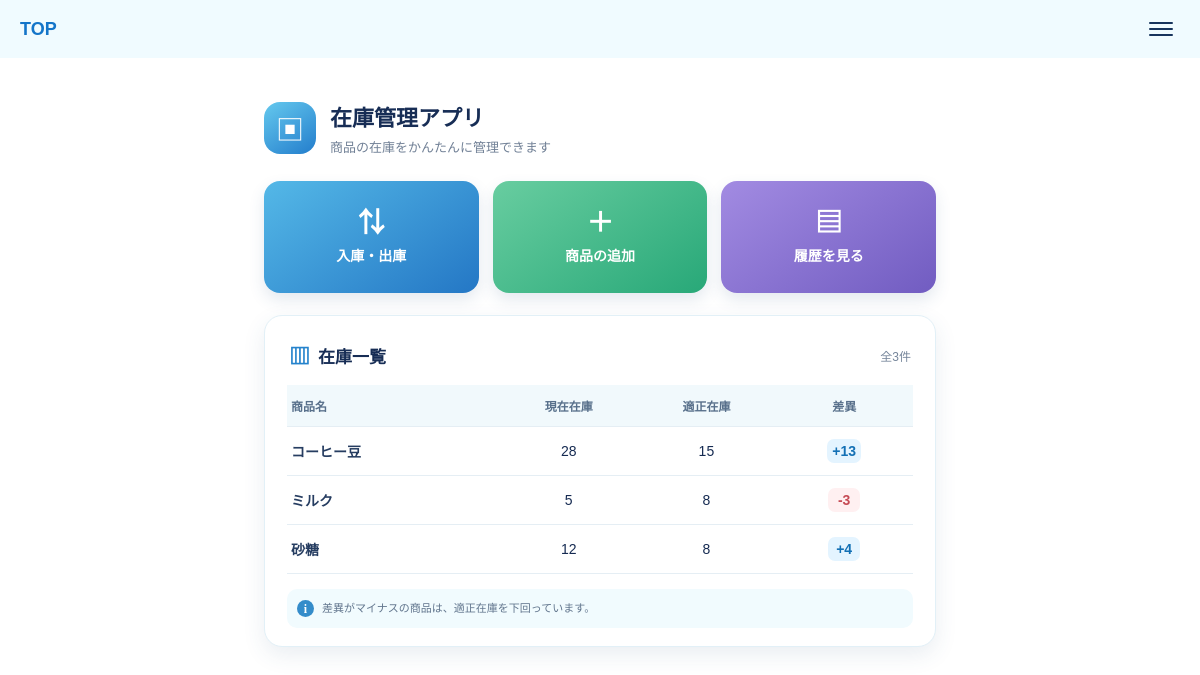
The page / on the database its author committed.
### tables this page shows
CREATE TABLE products (
    id INTEGER PRIMARY KEY AUTOINCREMENT,
    name TEXT NOT NULL,
    stock INTEGER NOT NULL DEFAULT 0,
    proper_stock INTEGER NOT NULL
);

### app.py (the view)
@app.route("/")
def home():
    conn = get_db_connection()
    products = conn.execute(
        "SELECT * FROM products"
    ).fetchall()
    conn.close()
    products = [
        {
            "id": product["id"],
            "name": product["name"],
            "stock": product["stock"],
            "proper_stock": product["proper_stock"],
            "difference": product["stock"] - product["proper_stock"]
        }
        for product in products
    ]
    return render_template(
        "index.html",
        products=products
    )

### app.py (called while the page is built)
def get_db_connection():
    conn = sqlite3.connect("inventory.db")
    conn.row_factory = sqlite3.Row
    columns = {
        row[1] for row in conn.execute("PRAGMA table_info(transactions)")
    }
    if columns and "product_id" not in columns:
        conn.execute("ALTER TABLE transactions ADD COLUMN product_id INTEGER")
        conn.commit()
    return conn

### templates/index.html (shortened to what this page needs)
<!DOCTYPE html>
{% extends "base.html" %}
{% block site_header %}
<header class="top-header">
    <a class="top-header__brand" href="{{ url_for('home') }}">TOP</a>
    <button class="menu-button" type="button" aria-label="メニュー">
        <span></span>
        <span></span>
        <span></span>
    </button>
</header>
{% endblock %}
{% block content %}
<div class="inventory-home">
    <section class="intro" aria-labelledby="page-heading">
        <div class="intro__icon" aria-hidden="true">▣</div>
        <div>
            <h1 id="page-heading">在庫管理アプリ</h1>
            <p>商品の在庫をかんたんに管理できます</p>
        </div>
    </section>
    <nav class="quick-actions" aria-label="在庫管理メニュー">
        <a class="quick-action quick-action--transaction" href="{{ url_for('transaction') }}">
            <span class="quick-action__icon" aria-hidden="true">⇅</span>
            <span>入庫・出庫</span>
        </a>
        <a class="quick-action quick-action--add" href="{{ url_for('product_list') }}">
            <span class="quick-action__icon" aria-hidden="true">＋</span>
            <span>商品の追加</span>
        </a>
        <a class="quick-action quick-action--history" href="{{ url_for('history') }}">
            <span class="quick-action__icon" aria-hidden="true">▤</span>
            <span>履歴を見る</span>
        </a>
    </nav>
    <section class="inventory-card" aria-labelledby="inventory-heading">
        <div class="inventory-card__heading">
            <h2 id="inventory-heading"><span aria-hidden="true">▥</span> 在庫一覧</h2>
            <span class="inventory-count">全{{ products|length }}件</span>
        </div>
        <table class="inventory-table">
            <thead>
                <tr>
                    <th scope="col">商品名</th>
                    <th scope="col">現在在庫</th>
                    <th scope="col">適正在庫</th>
                    <th scope="col">差異</th>
                </tr>
            </thead>
            <tbody>
                {% for product in products %}
                <tr>
                    <td>{{ product.name }}</td>
                    <td>{{ product.stock }}</td>
                    <td>{{ product.proper_stock }}</td>
                    <td>
                        <span class="difference-badge{% if product.difference is gt(0) %} difference-badge--positive{% elif product.difference is lt(0) %} difference-badge--negative{% else %} difference-badge--zero{% endif %}">
                            {% if product.difference is gt(0) %}+{% endif %}{{ product.difference }}
                        </span>
                    </td>
                </tr>
                {% else %}
                <tr>
                    <td class="inventory-table__empty" colspan="4">商品が登録されていません</td>
                </tr>
                {% endfor %}
            </tbody>
        </table>
        <p class="inventory-note"><span aria-hidden="true">i</span>差異がマイナスの商品は、適正在庫を下回っています。</p>
    </section>
</div>
{% endblock %}

### static/style.css (style rules this page uses)
* { box-sizing: border-box; }
body { margin: 0; color: #162b52; background: #ffffff; font-family: "Yu Gothic", "Hiragino Kaku Gothic ProN", sans-serif; }
a { color: inherit; }
.top-header { display: flex; align-items: center; justify-content: space-between; min-height: 58px; padding: 0 20px; background: #f0fbff; }
.top-header__brand { color: #1475c9; font-size: 18px; font-weight: 700; text-decoration: none; }
.menu-button { display: grid; gap: 4px; width: 38px; padding: 8px 7px; border: 0; border-radius: 8px; background: transparent; }
.menu-button span { display: block; height: 2px; border-radius: 2px; background: #17345d; }
.inventory-home { width: min(100%, 720px); margin: 0 auto; padding: 28px 16px 40px; }
.intro { display: flex; align-items: center; gap: 14px; margin-bottom: 25px; }
.intro__icon { display: grid; flex: 0 0 52px; place-items: center; width: 52px; height: 52px; border-radius: 16px; color: #ffffff; background: linear-gradient(145deg, #65c9ee, #237dcc); font-size: 28px; }
.intro h1 { margin: 0 0 5px; color: #172d55; font-size: 22px; }
.intro p { margin: 0; color: #718096; font-size: 13px; }
.quick-actions { display: grid; grid-template-columns: repeat(3, minmax(0, 1fr)); gap: 9px; margin-bottom: 22px; }
.quick-action { display: flex; min-height: 100px; flex-direction: column; align-items: center; justify-content: center; gap: 8px; padding: 12px 5px; border-radius: 16px; color: #ffffff; font-size: 12px; font-weight: 700; text-align: center; text-decoration: none; box-shadow: 0 7px 16px rgba(43, 84, 129, 0.13); }
.quick-action__icon { font-size: 27px; line-height: 1; }
.quick-action--transaction { background: linear-gradient(145deg, #54b8e7, #2477c5); }
.quick-action--add { background: linear-gradient(145deg, #68cda0, #28a878); }
.quick-action--history { background: linear-gradient(145deg, #a28be2, #715cc1); }
.inventory-card { padding: 20px 14px 15px; border: 1px solid #e2f0f7; border-radius: 18px; background: #ffffff; box-shadow: 0 8px 22px rgba(48, 91, 130, 0.1); }
.inventory-card__heading { display: flex; align-items: center; justify-content: space-between; margin: 0 2px 15px; }
.inventory-card h2 { display: flex; align-items: center; gap: 8px; margin: 0; color: #172d55; font-size: 17px; }
.inventory-card h2 span { color: #2583cc; font-size: 21px; }
.inventory-count { color: #75859a; font-size: 12px; }
.inventory-table { width: 100%; table-layout: fixed; border-collapse: collapse; font-size: 12px; }
.inventory-table th, .inventory-table td { padding: 12px 4px; border-bottom: 1px solid #e5eef4; text-align: center; vertical-align: middle; }
.inventory-table th { color: #58708b; background: #f1f9fc; font-size: 11px; font-weight: 700; }
.inventory-table th:first-child, .inventory-table td:first-child { width: 34%; text-align: left; }
.inventory-table td:first-child { overflow: hidden; color: #263d61; font-weight: 600; text-overflow: ellipsis; white-space: nowrap; }
.difference-badge { display: inline-block; min-width: 32px; padding: 4px 5px; border-radius: 7px; font-weight: 700; }
.difference-badge--positive { color: #1370b5; background: #e4f4ff; }
.difference-badge--negative { color: #c64b55; background: #fff0f1; }
.inventory-note { display: flex; align-items: center; gap: 8px; margin: 15px 0 0; padding: 11px 10px; border-radius: 10px; color: #61758d; background: #f1fbfe; font-size: 11px; line-height: 1.5; }
.inventory-note span { display: grid; flex: 0 0 17px; place-items: center; width: 17px; height: 17px; border-radius: 50%; color: #ffffff; background: #348cca; font-family: Georgia, serif; font-size: 12px; font-weight: 700; }
@media (min-width: 768px) { .inventory-home { padding: 42px 24px 56px; } }
@media (min-width: 768px) { .quick-actions { gap: 14px; } }
@media (min-width: 768px) { .quick-action { min-height: 112px; font-size: 14px; } }
@media (min-width: 768px) { .inventory-card { padding: 24px 22px 18px; } }
@media (min-width: 768px) { .inventory-table { font-size: 14px; } }
@media (min-width: 768px) { .inventory-table th { font-size: 12px; } }

### rows shown on the page
products: name "コーヒー豆", stock "28", proper_stock "15", difference "13"
products: name "ミルク", stock "5", proper_stock "8", difference "-3"
products: name "砂糖", stock "12", proper_stock "8", difference "4"

### other values the page prints
{{ products|length }} "3"
